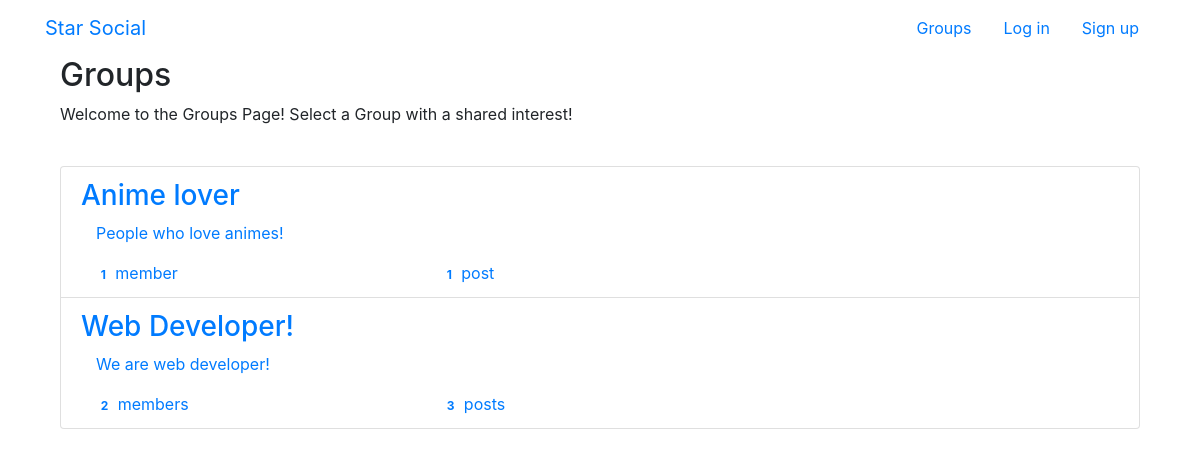
The app's page /groups/ with its own data.
### groups/models.py (models this page shows, shortened)
class Group(models.Model):
    name = models.CharField(max_length=255, unique=True)
    slug = models.SlugField(allow_unicode=True, unique=True)
    description = models.TextField(blank=True, default='')
    description_html = models.TextField(editable=False, default='', blank=True)
    members = models.ManyToManyField(User, through="GroupMember")
    class Meta:
        ordering = ["name"]

### groups/views.py (the view)
# urls.py: path('', views.ListGroups.as_view(), name='all'),
class ListGroups(generic.ListView):
    model = Group

### groups/templates/groups/group_list.html (shortened to what this page needs)
{% extends "groups/group_base.html" %}
{% block pregroup %}
<div>
	<div class="content">
			<h2>Groups</h2>
			<p>Welcome to the Groups Page! Select a Group with a shared interest!</p>
	</div>
</div>
{% endblock %}
{% block group_content %}
<div>
	<div class="list-group">
		{% for group in object_list %}
		  <a class="list-group-item" href="{% url 'groups:single' slug=group.slug %}">
			     <h3 class="title list-group-item-heading">{{ group.name }}</h3>
			<div class="list-group-item-text container-fluid">
				{{ group.description_html|safe }}
				<div class="row">
					<div class="col-md-4">
						<span class="badge">{{ group.members.count }}</span> member{{ group.members.count|pluralize }}
					</div>
					<div class="col-md-4">
						<span class="badge">{{ group.posts.count }}</span> post{{ group.posts.count|pluralize }}
					</div>
				</div>
			</div>
		</a>
		{% endfor %}
	</div>
</div>
{% endblock %}

### records on screen
Group: name "Anime lover", description_html "People who love animes!", members.count "1", posts.count "1"
Group: name "Web Developer!", description_html "We are web developer!", members.count "2", posts.count "3"
